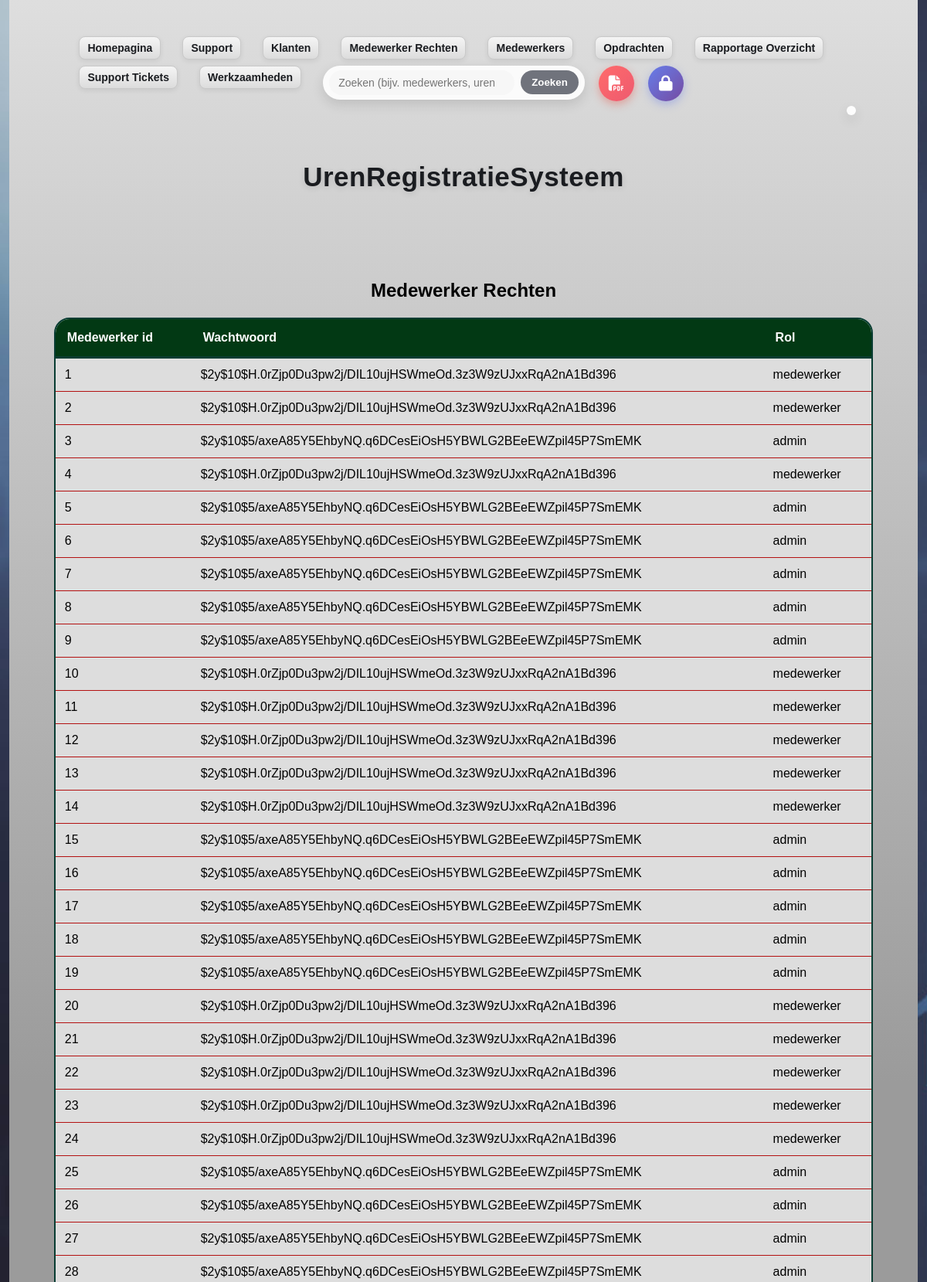
The page /medewerker_rechten.php (upper part) on the database its author committed.
### tables this page shows
CREATE TABLE IF NOT EXISTS `medewerker_rechten` (
  `medewerker_id` int NOT NULL,
  `wachtwoord` varchar(255) NOT NULL,
  `rol` varchar(20) NOT NULL,
  PRIMARY KEY (`medewerker_id`)
);

### medewerker_rechten.php (called while the page is built)
<?php
$currentTable = "medewerker_rechten";
include "table_template.php";
?>

### table_template.php (the view, shortened to what this page needs)
<!DOCTYPE html>
<html lang="nl">
<head>
    <link rel="stylesheet" href="style.css">
    <link rel="stylesheet" href="https://cdnjs.cloudflare.com/ajax/libs/font-awesome/6.4.0/css/all.min.css">
    <?php
    $currentTableName = preg_replace('/[^a-zA-Z0-9_]/', '', $currentTable);
    ?>
</head>
<body data-current-table="<?php echo htmlspecialchars($currentTableName); ?>">
<div class="wrapper">
    <nav class="topnav">
        <div class="right">
            <?php
            echo '<a class="table-link" href="homepagina.php">Homepagina</a>';
            echo '<a class="table-link" href="support_ticket_pagina.php">Support</a>';
            $servername = "127.0.0.1";
            $username   = "root";
            $password   = "";
            $dbname     = "urenregister";
            $dbport     = 3306;
            $conn = @new mysqli($servername, $username, $password, $dbname, $dbport);
            if (!$conn->connect_error) {
                $tablesResult = $conn->query("SHOW TABLES");
                if ($tablesResult && $tablesResult->num_rows > 0) {
                    while ($tableRow = $tablesResult->fetch_array()) {
                        $tableName = $tableRow[0];
                        $displayName = ucwords(str_replace('_', ' ', $tableName));
                        echo '<a class="table-link" href="' . htmlspecialchars($tableName) . '.php">' . htmlspecialchars($displayName) . '</a>';
                    }
                }
            }
            ?>
            <div class="search-container" role="search" aria-label="Zoek categorieën">
                <input id="searchInput" class="search-input" type="search" placeholder="Zoeken (bijv. medewerkers, uren, etc)...">
                <button id="searchBtn" class="search-btn" aria-label="Zoeken">Zoeken</button>
            </div>
            <span id="suggestion" class="suggestion" aria-live="polite"></span>
            <button id="printBtn" class="print-btn" type="button" aria-label="Afdrukken naar PDF" title="Afdrukken naar PDF">
                <i class="fas fa-file-pdf"></i>
            </button>
            <button id="adminBtn" class="admin-btn-toggle" type="button" aria-label="Beheermodus" title="Beheermodus">
                <i class="fas fa-lock"></i>
            </button>
        </div>
    </nav>
    <main>
        <section class="hero-section<?php echo $currentTableName === 'homepagina' ? ' homepage-hero' : ''; ?>">
            <div class="text<?php echo $currentTableName === 'homepagina' ? ' homepage-welcome' : ''; ?>">
                <?php if ($currentTableName === 'homepagina'): ?>
                    <div class="welcome-card">
                        <span class="welcome-badge">Welkom!</span>
                        <h2>Fijn dat je er bent</h2>
                        <p>Dit is de startpagina voor iedereen. Gebruik hierboven de tabbladen om snel naar medewerkers, uren, opdrachten of support te gaan.</p>
                    </div>
                <?php else: ?>
                    <h2>UrenRegistratieSysteem</h2>
                <?php endif; ?>
            </div>
        </section>
        <section class="team-data">
            <div class="text">
                <?php
                if ($conn->connect_error) {
                    echo '<div class="record">Verbinding mislukt: ' . htmlspecialchars($conn->connect_error) . '</div>';
                } else {
                    if ($currentTableName === 'homepagina') {
                        $conn->close();
                    } else {
                        $tableParam = $currentTableName;
                        $tables = [];
                        $tablesResult = $conn->query("SHOW TABLES");
                        if ($tablesResult && $tablesResult->num_rows > 0) {
                            while ($tableRow = $tablesResult->fetch_array()) {
                                $tables[] = $tableRow[0];
                            }
                        }
                        if ($tableParam && in_array($tableParam, $tables, true)) {
                            $displayName = ucwords(str_replace('_', ' ', $tableParam));
                            $columnsResult = $conn->query("SHOW COLUMNS FROM `$tableParam`");
                            $columns = [];
                            if ($columnsResult && $columnsResult->num_rows > 0) {
                                while ($columnRow = $columnsResult->fetch_assoc()) {
                                    $columns[] = $columnRow['Field'];
                                }
                            }
                            if (!empty($columns)) {
                                $columnList = implode(', ', array_map(function($col) { return "`$col`"; }, $columns));
                                $sql = "SELECT $columnList FROM `$tableParam`";
                                $result = $conn->query($sql);
                                echo '<section class="Data"><h2>' . htmlspecialchars($displayName) . '</h2>';
                                echo '<div class="table-wrapper">';
                                echo '<table class="data-table">';
                                echo '<thead>';
                                echo '<tr>';
                                foreach ($columns as $column) {
                                    $columnId = strtolower($column) . '-column';
                                    $displayColumn = ucfirst(str_replace('_', ' ', $column));
                                    echo '<th id="' . htmlspecialchars($columnId) . '" data-column="' . htmlspecialchars($column) . '">' . htmlspecialchars($displayColumn) . '</th>';
                                }
                                echo '</tr>';
                                echo '</thead>';
                                echo '<tbody>';
                                if ($result && $result->num_rows > 0) {
                                    while ($row = $result->fetch_assoc()) {
                                        echo '<tr>';
                                        foreach ($columns as $column) {
                                            echo '<td>' . htmlspecialchars($row[$column] ?? '') . '</td>';
                                        }
                                        echo '</tr>';
                                    }
                                } else {
                                    echo '<tr><td colspan="' . count($columns) . '" style="text-align: center; padding: 20px; color: #888;">Nog geen gegevens. Klik op "Rij toevoegen" in beheermodus om data toe te voegen.</td></tr>';
                                }
                                echo '</tbody>';
                                echo '</table>';
                                echo '</div>';
                                echo '</section>';
                            } else {
                                echo '<div class="record">Geen kolommen gevonden voor deze tabel</div>';
                            }
                        } else {
                            echo '<div class="record">Tabel niet gevonden</div>';
                        }
                    }
                }
                ?>
            </div>
        </section>
        <br>
    </main>
</div>
</body>
</html>

### rows shown on the page
medewerker_rechten: medewerker_id "1", wachtwoord "$2y$10$H.0rZjp0Du3pw2j/DIL10ujHSWmeOd.3z3W9zUJxxRqA2nA1Bd396", rol "medewerker"
medewerker_rechten: medewerker_id "2", wachtwoord "$2y$10$H.0rZjp0Du3pw2j/DIL10ujHSWmeOd.3z3W9zUJxxRqA2nA1Bd396", rol "medewerker"
medewerker_rechten: medewerker_id "3", wachtwoord "$2y$10$5/axeA85Y5EhbyNQ.q6DCesEiOsH5YBWLG2BEeEWZpil45P7SmEMK", rol "admin"
medewerker_rechten: medewerker_id "4", wachtwoord "$2y$10$H.0rZjp0Du3pw2j/DIL10ujHSWmeOd.3z3W9zUJxxRqA2nA1Bd396", rol "medewerker"
medewerker_rechten: medewerker_id "5", wachtwoord "$2y$10$5/axeA85Y5EhbyNQ.q6DCesEiOsH5YBWLG2BEeEWZpil45P7SmEMK", rol "admin"
medewerker_rechten: medewerker_id "6", wachtwoord "$2y$10$5/axeA85Y5EhbyNQ.q6DCesEiOsH5YBWLG2BEeEWZpil45P7SmEMK", rol "admin"
medewerker_rechten: medewerker_id "7", wachtwoord "$2y$10$5/axeA85Y5EhbyNQ.q6DCesEiOsH5YBWLG2BEeEWZpil45P7SmEMK", rol "admin"
medewerker_rechten: medewerker_id "8", wachtwoord "$2y$10$5/axeA85Y5EhbyNQ.q6DCesEiOsH5YBWLG2BEeEWZpil45P7SmEMK", rol "admin"
medewerker_rechten: medewerker_id "9", wachtwoord "$2y$10$5/axeA85Y5EhbyNQ.q6DCesEiOsH5YBWLG2BEeEWZpil45P7SmEMK", rol "admin"
medewerker_rechten: medewerker_id "10", wachtwoord "$2y$10$H.0rZjp0Du3pw2j/DIL10ujHSWmeOd.3z3W9zUJxxRqA2nA1Bd396", rol "medewerker"
medewerker_rechten: medewerker_id "11", wachtwoord "$2y$10$H.0rZjp0Du3pw2j/DIL10ujHSWmeOd.3z3W9zUJxxRqA2nA1Bd396", rol "medewerker"
medewerker_rechten: medewerker_id "12", wachtwoord "$2y$10$H.0rZjp0Du3pw2j/DIL10ujHSWmeOd.3z3W9zUJxxRqA2nA1Bd396", rol "medewerker"
medewerker_rechten: medewerker_id "13", wachtwoord "$2y$10$H.0rZjp0Du3pw2j/DIL10ujHSWmeOd.3z3W9zUJxxRqA2nA1Bd396", rol "medewerker"
medewerker_rechten: medewerker_id "14", wachtwoord "$2y$10$H.0rZjp0Du3pw2j/DIL10ujHSWmeOd.3z3W9zUJxxRqA2nA1Bd396", rol "medewerker"
medewerker_rechten: medewerker_id "15", wachtwoord "$2y$10$5/axeA85Y5EhbyNQ.q6DCesEiOsH5YBWLG2BEeEWZpil45P7SmEMK", rol "admin"
medewerker_rechten: medewerker_id "16", wachtwoord "$2y$10$5/axeA85Y5EhbyNQ.q6DCesEiOsH5YBWLG2BEeEWZpil45P7SmEMK", rol "admin"
medewerker_rechten: medewerker_id "17", wachtwoord "$2y$10$5/axeA85Y5EhbyNQ.q6DCesEiOsH5YBWLG2BEeEWZpil45P7SmEMK", rol "admin"
medewerker_rechten: medewerker_id "18", wachtwoord "$2y$10$5/axeA85Y5EhbyNQ.q6DCesEiOsH5YBWLG2BEeEWZpil45P7SmEMK", rol "admin"
medewerker_rechten: medewerker_id "19", wachtwoord "$2y$10$5/axeA85Y5EhbyNQ.q6DCesEiOsH5YBWLG2BEeEWZpil45P7SmEMK", rol "admin"
medewerker_rechten: medewerker_id "20", wachtwoord "$2y$10$H.0rZjp0Du3pw2j/DIL10ujHSWmeOd.3z3W9zUJxxRqA2nA1Bd396", rol "medewerker"
medewerker_rechten: medewerker_id "21", wachtwoord "$2y$10$H.0rZjp0Du3pw2j/DIL10ujHSWmeOd.3z3W9zUJxxRqA2nA1Bd396", rol "medewerker"
medewerker_rechten: medewerker_id "22", wachtwoord "$2y$10$H.0rZjp0Du3pw2j/DIL10ujHSWmeOd.3z3W9zUJxxRqA2nA1Bd396", rol "medewerker"
medewerker_rechten: medewerker_id "23", wachtwoord "$2y$10$H.0rZjp0Du3pw2j/DIL10ujHSWmeOd.3z3W9zUJxxRqA2nA1Bd396", rol "medewerker"
medewerker_rechten: medewerker_id "24", wachtwoord "$2y$10$H.0rZjp0Du3pw2j/DIL10ujHSWmeOd.3z3W9zUJxxRqA2nA1Bd396", rol "medewerker"
medewerker_rechten: medewerker_id "25", wachtwoord "$2y$10$5/axeA85Y5EhbyNQ.q6DCesEiOsH5YBWLG2BEeEWZpil45P7SmEMK", rol "admin"
medewerker_rechten: medewerker_id "26", wachtwoord "$2y$10$5/axeA85Y5EhbyNQ.q6DCesEiOsH5YBWLG2BEeEWZpil45P7SmEMK", rol "admin"
medewerker_rechten: medewerker_id "27", wachtwoord "$2y$10$5/axeA85Y5EhbyNQ.q6DCesEiOsH5YBWLG2BEeEWZpil45P7SmEMK", rol "admin"
medewerker_rechten: medewerker_id "28", wachtwoord "$2y$10$5/axeA85Y5EhbyNQ.q6DCesEiOsH5YBWLG2BEeEWZpil45P7SmEMK", rol "admin"

### other values the page prints
$displayName "Klanten"
$displayName "Medewerker Rechten"
$displayName "Medewerkers"
$displayName "Opdrachten"
$displayName "Rapportage Overzicht"
$displayName "Support Tickets"
$displayName "Werkzaamheden"
$displayColumn "Medewerker id"
$displayColumn "Wachtwoord"
$displayColumn "Rol"
